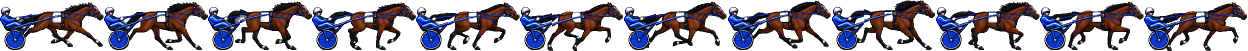
#> input picture mockups/pixel/fe12_cycle.png, 2496 x 101 px (shown at 1/2 size)
$ python gear416.py
#> lines starting #> are read from the running program, lines starting #| are printed output that depends on the picture; after the words box and inside, x2 and y2 are one past the last pixel; in counts of white or black regions, pixels touching at a corner belong together
"""The Tack Room gear overlays (hood, leg wraps and their masks) at the 416 runner's size and layout (6 across, 2 down).

The overlays are drawn on the old 208 sheet. The 416 runner was rebuilt from the raw frames and pinned level on its own
(art/fe12_416.py), so a few of its frames sit a pixel higher or lower than the 208 frames doubled; the replay scaled the
overlays 2x, which left the gear a pixel off on those frames (it shivered at 12 frames a second). Here each
overlay frame is doubled smoothly (as before) and moved by that frame's own offset, measured by
matching the doubled 208 runner to the 416 runner around that piece of gear.

  python art/gear416.py   -> mockups/pixel/tack/<name>416.png
"""
import os

import numpy as np
from PIL import Image

PIX = os.path.join(os.path.dirname(os.path.dirname(os.path.abspath(__file__))), "mockups", "pixel")
FW, FH, N, COLS = 208, 101, 12, 6
GEAR = {"hood12": "hood12_mask", "wraps12": "wraps12_mask"}      # overlay -> the mask that says where its pixels are
GAIN = 20                                                        # pixels of better fit before a frame is moved (below: noise)
SHIFT = 6                                                        # largest move tried, in 416 pixels


def x2(a):
    return np.kron(a, np.ones((2, 2) + (1,) * (a.ndim - 2), a.dtype))


def frame416(a, k):
    r, c = divmod(k, COLS)
    return a[r * 2 * FH:(r + 1) * 2 * FH, c * 2 * FW:(c + 1) * 2 * FW]


def grow(m, r):
    out = m.copy()
    for dy in range(-r, r + 1):
        for dx in range(-r, r + 1):
            out |= np.roll(np.roll(m, dy, 0), dx, 1)
    return out


def offset(old, new, near):
    """(dy, dx) that best lays the doubled 208 silhouette on the 416 one, around the gear; (0, 0) unless clearly better."""
    s, near = x2(old), x2(grow(near, 6))
    ys, xs = np.nonzero(near)
    if not len(ys):
        return 0, 0
    box = np.s_[max(ys.min() - 12, 0):ys.max() + 12, max(xs.min() - 12, 0):xs.max() + 12]
    miss = {(dy, dx): (np.roll(np.roll(s, dy, 0), dx, 1)[box] ^ new[box]).sum()
            for dy in range(-SHIFT, SHIFT + 1) for dx in range(-SHIFT, SHIFT + 1)}
    best = min(miss, key=miss.get)
    return best if miss[(0, 0)] - miss[best] >= GAIN else (0, 0)


def shift(a, dy, dx):
    out = np.zeros_like(a)
    h, w = a.shape[:2]
    out[max(dy, 0):h + min(dy, 0), max(dx, 0):w + min(dx, 0)] = a[max(-dy, 0):h - max(dy, 0), max(-dx, 0):w - max(dx, 0)]
    return out


if __name__ == "__main__":
    old = np.asarray(Image.open(os.path.join(PIX, "fe12_cycle.png")).convert("RGBA"))[..., 3] > 127
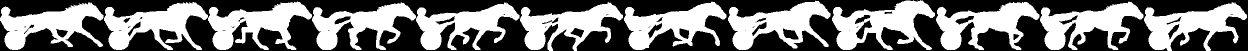
#> old: shape (101, 2496) bool (shown at 1/2 size); 46.4% white; 12 white regions, largest, box (x1, y1, x2, y2) and area: (1664, 0, 1870, 100) 10326, (416, 3, 624, 100) 10052, (208, 4, 416, 100) 9993
    new = np.asarray(Image.open(os.path.join(PIX, "fe12_cycle416.png")).convert("RGBA"))[..., 3] > 127
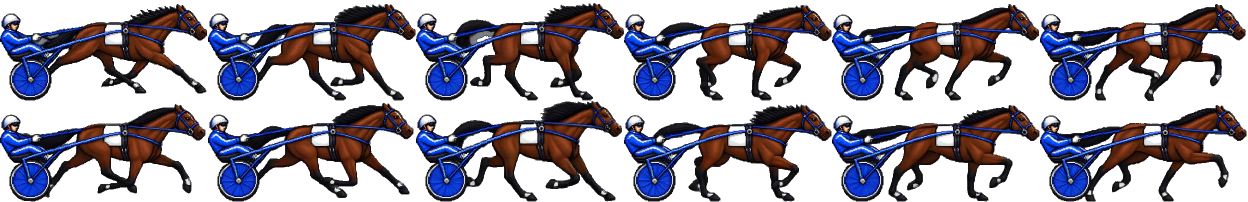
#> input picture mockups/pixel/fe12_cycle416.png, 2496 x 404 px (shown at 1/2 size)
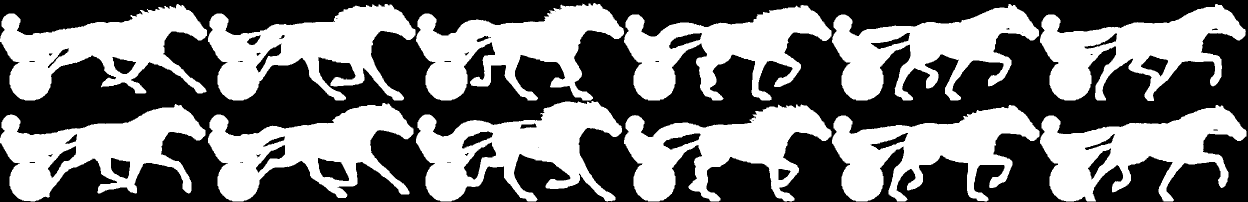
#> new: shape (404, 2496) bool (shown at 1/2 size); 46.4% white; 13 white regions (1 under 20 px), largest, box (x1, y1, x2, y2) and area: (832, 202, 1244, 403) 41407, (832, 6, 1248, 201) 40197, (416, 8, 831, 201) 40141
    for over, mask in GEAR.items():
#> (the run stopped early here; a loop or call above may not have finished)
